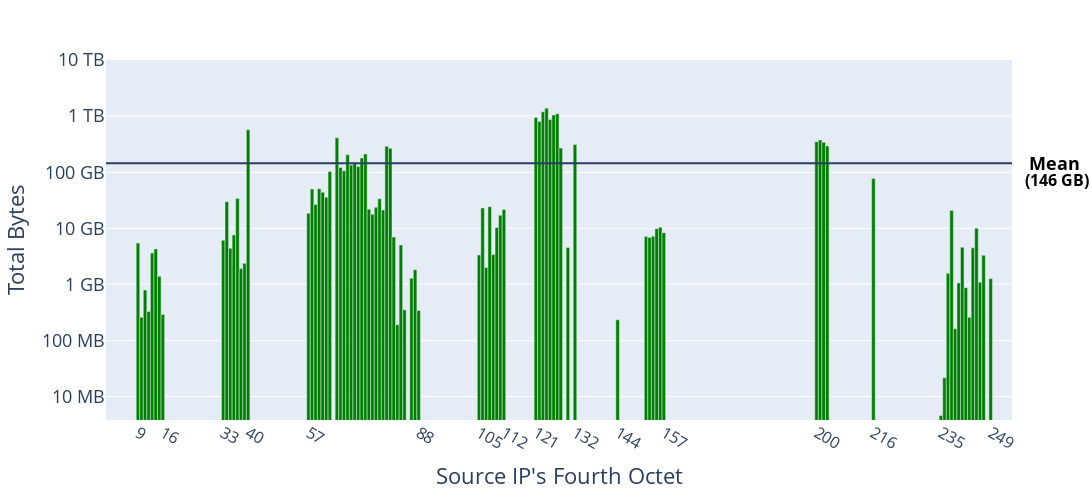

Notebook source saved alongside this figure:
### Code cell
df_sept2 = df_original.loc[(df_original["SourceSubnet"] == 160) & 
                         (df_original["Week"] == 'Sept 2021')].sort_values('SourceIP')

min_bytes = 4000000
max_bytes = 11000000000000
mean_bytes = df_sept2["TotalBytes"].mean()

figc = px.bar(df_sept2, x="SourceIP", y="TotalBytes", range_x=[0,255], range_y=[min_bytes, max_bytes], log_y=True,
            width=1600, height=500)
figc.update_layout(font_size=18)
figc.update_traces(width=1, marker_color='green')
figc.add_hline(mean_bytes)

figc.update_yaxes(title="Total Bytes", tickvals=[10485760, 104857600, 1073741824, 10737418240, 
                                                107374182400, 1099511627776, 10995116277760],
                 ticktext=["10 MB", "100 MB", "1 GB", "10 GB", "100 GB", "1 TB", "10 TB"])

figc.update_xaxes(title="Source IP's Fourth Octet", tickfont={"size": 16},
                 tickvals=[9, 16, 33, 40, 57, 88, 105, 112, 121, 132, 144, 157, 200, 216, 235, 249])

figc.add_annotation(text='<b>' + "Mean" + '</b>', x=255, y=math.log10(mean_bytes), showarrow=False,
                    font_size=18, font_color='black', align="right", xshift=42)
figc.add_annotation(text='<b>' + "(" + str(round(mean_bytes/1073741824)) + " GB)" + '</b>', x=255, 
                    y=math.log10(mean_bytes)-0.3, showarrow=False, font_size=16, font_color='black', 
                    align="right", xshift=45)

figc.show()

### Figure 1 — Plotly figure (JSON) as saved in the notebook; plotly's stock layout.template omitted (floating-point values rounded to 4 significant figures)
{"data": [{"alignmentgroup": "True", "hovertemplate": "SourceIP=%{x}<br>TotalBytes=%{y}<extra></extra>", "legendgroup": "", "marker": {"color": "green", "pattern": {"shape": ""}}, "name": "", "offsetgroup": "", "orientation": "v", "showlegend": false, "textposition": "auto", "type": "bar", "width": 1, "x": [9, 10, 11, 12, 13, 14, 15, 16, 33, 34, 35, 36, 37, 38, 39, 40, 57, 58, 59, 60, 61, 62, 63, 65, 66, 67, 68, 69, 70, 71, 72, 73, 74, 75, 76, 77, 78, 79, 80, 81, 82, 83, 84, 86, 87, 88, 105, 106, 107, 108, 109, 110, 111, 112, 121, 122, 123, 124, 125, 126, 127, 128, 130, 132, 144, 152, 153, 154, 155, 156, 157, 200, 201, 202, 203, 216, 235, 236, 237, 238, 239, 240, 241, 242, 243, 244, 245, 246, 247, 249], "xaxis": "x", "y": [5856382749, 275500864, 846197156, 350667893, 3876394750, 4591687963, 1488285991, 309552315, 6569291169, 32102637990, 4735052868, 8185663722, 36565954946, 2046191510, 2538637836, 620899489472, 19932269958, 54414899846, 28510554186, 54550905355, 47488126209, 38720901183, 111604853856, 447202525822, 131795861224, 114828768151, 223063201838, 145638830403, 160114707518, 136714167603, 194908854661, 229558726466, 23541289039, 19149867430, 25615847438, 36362422812, 22902145439, 315091271384, 288942734660, 7485924909, 201868486, 5423136405, 373460072, 1372082462, 1954389085, 363192505, 3570579623, 24828790964, 2143193027, 26155230221, 3635693127, 11100649315, 18389256889, 23274284826, 1031096579223, 878138095954, 1306380683715, 1512912764382, 952360296755, 1142899740221, 1198624394138, 292619222066, 4855650805, 337100902425, 248157718, 7695944472, 7368470376, 7711272638, 10590915716, 11167454426, 8986403783, 381280834396, 409165422852, 372882840435, 319840264835, 83172531585, 4824166, 22834865, 1688705454, 22464630129, 171977267, 1131627141, 4931174198, 929636380, 276523378, 4797387021, 10763173542, 1167893115, 3539968542, 1355099988], "yaxis": "y"}], "layout": {"annotations": [{"align": "right", "font": {"color": "black", "size": 18}, "showarrow": false, "text": "<b>Mean</b>", "x": 255, "xshift": 42, "y": 11.19}, {"align": "right", "font": {"color": "black", "size": 16}, "showarrow": false, "text": "<b>(146 GB)</b>", "x": 255, "xshift": 45, "y": 10.89}], "barmode": "relative", "font": {"size": 18}, "height": 500, "legend": {"tracegroupgap": 0}, "margin": {"t": 60}, "shapes": [{"type": "line", "x0": 0, "x1": 1, "xref": "x domain", "y0": 156300000000.0, "y1": 156300000000.0, "yref": "y"}], "width": 1600, "xaxis": {"anchor": "y", "domain": [0, 1], "range": [0, 255], "tickfont": {"size": 16}, "tickvals": [9, 16, 33, 40, 57, 88, 105, 112, 121, 132, 144, 157, 200, 216, 235, 249], "title": {"text": "Source IP's Fourth Octet"}}, "yaxis": {"anchor": "x", "domain": [0, 1], "range": [6.602, 13.04], "ticktext": ["10 MB", "100 MB", "1 GB", "10 GB", "100 GB", "1 TB", "10 TB"], "tickvals": [10485760, 104857600, 1073741824, 10737418240, 107374182400, 1099511627776, 10995116277760], "title": {"text": "Total Bytes"}, "type": "log"}}}
